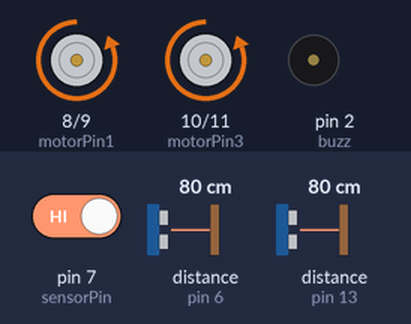
Simulated run of this sketch. Board: Arduino Uno, built with avr-gcc and run on an emulated ATmega328P. Shown: motor-driver pin pairs drawn as motors (green arrow = first pin HIGH = forward, orange = second pin HIGH = backward, longer = more drive), buzzer (waves = sounding, pin HIGH). Wiring (inferred from the names in the program): 2 × ultrasonic range finder: trigger pin 5, echo pin 6 / trigger pin 12, echo pin 13. The inputs (shaded band) are chosen by the test bench; at power-on: distance to the obstacle (sensors on pin 6, pin 13) 80 cm, pin 7 (sensorPin) HIGH. The echo pulse lasts 58.3 µs per cm; pins used as bus, display or sensor lines are not drawn; what the sketch prints to the serial monitor is not drawn.

Above: at 5.3 s.
5.4 s: distance to the obstacle (sensor on pin 6) set to 19 cm
At 12.1 s:
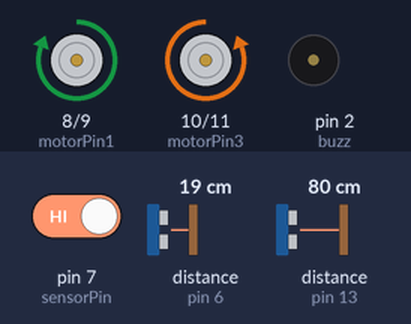
15.1 s: distance to the obstacle (sensor on pin 6) set to 15 cm
At 19.3 s:
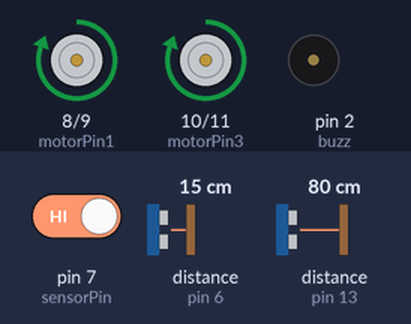
25.0 s: distance to the obstacle (sensor on pin 13) set to 20 cm
30.4 s: distance to the obstacle (sensor on pin 13) set to 16 cm
At 32.6 s:
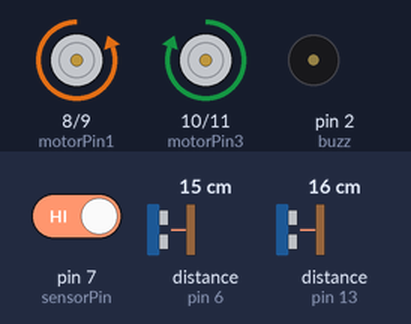
Timing chart, 0 to 36.4 s (numbered marks = the images above; inputs shaded):
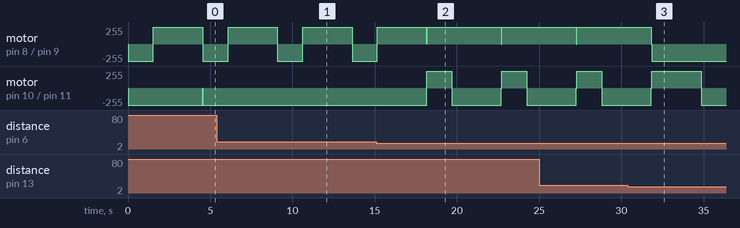

The sketch:

Rectify.ino
```cpp
#define trigPinl 12
#define echoPinl 13
#define trigPinr 5
#define echoPinr 6
#define buzz 2

const int motorPin1  = 8;  // Pin 14 of L293
const int motorPin2  = 9;  // Pin 10 of L293
//Motor B
const int motorPin3  = 10; // Pin  7 of L293
const int motorPin4  = 11;  // Pin  2 of L293

int c;
const int sensorPin = 7;    //IR sensor
const int sensorPin1 = 4;    //IR Diagonal
const int sensorPin2 = 3;    //IR Diagonal

int value = 0,start,finish;

String temp="";

String s = "kkkkkkkkkkkkkkkkkkkkkkkkkkkkkk";

void fstop()
{
    digitalWrite(motorPin1, LOW);
    digitalWrite(motorPin2, LOW);
    digitalWrite(motorPin3, LOW);
    digitalWrite(motorPin4, LOW);
    //delay(5000);
}

void rright()
{
    digitalWrite(motorPin1, HIGH);
    digitalWrite(motorPin2, LOW);
    digitalWrite(motorPin3, HIGH);
    digitalWrite(motorPin4, LOW);
    delay(1530);
    ffront();
    fstop();
}

void bright(int d)
{
    //mback();
    //fstop();
    mback();
    fstop();
    digitalWrite(motorPin1, HIGH);
    digitalWrite(motorPin2, LOW);
    digitalWrite(motorPin3, HIGH);
    digitalWrite(motorPin4, LOW);
    delay(1530);
    //fback();
    //fstop();
    //mback();
    //fstop();
    //rectify();
    //fstop();
    //mfront();
    fstop();
}

void rleft()
{
    digitalWrite(motorPin1, LOW);
    digitalWrite(motorPin2, HIGH);
    digitalWrite(motorPin3, LOW);
    digitalWrite(motorPin4, HIGH);
    delay(1530);
    ffront();
    fstop();
}

void bleft(int d)
{
    //mback();
    //fstop();
    mback();
    fstop();
    digitalWrite(motorPin1, LOW);
    digitalWrite(motorPin2, HIGH);
    digitalWrite(motorPin3, LOW);
    digitalWrite(motorPin4, HIGH);
    delay(15230);
    //fback();
    //fstop();
    //mback();
    //fstop();
    //rectify();
    //fstop();
    //mfront();
    fstop();
}

void mback()
{
    digitalWrite(motorPin1, LOW);
    digitalWrite(motorPin2, HIGH);
    digitalWrite(motorPin3, HIGH);
    digitalWrite(motorPin4, LOW);
    delay(3020);
    fstop();
}

void mback(int d)
{
    digitalWrite(motorPin1, LOW);
    digitalWrite(motorPin2, HIGH);
    digitalWrite(motorPin3, HIGH);
    digitalWrite(motorPin4, LOW);
    delay(d/3+1160);
    fstop();
}

void fback()
{
    digitalWrite(motorPin1, LOW);
    digitalWrite(motorPin2, HIGH);
    digitalWrite(motorPin3, HIGH);
    digitalWrite(motorPin4, LOW);
    delay(2500);
    fstop();
}

void mfront()
{
    digitalWrite(motorPin1, HIGH);
    digitalWrite(motorPin2, LOW);
    digitalWrite(motorPin3, LOW);
    digitalWrite(motorPin4, HIGH);
    delay(3020);
    fstop();
}

void mfront(int d)
{
    digitalWrite(motorPin1, HIGH);
    digitalWrite(motorPin2, LOW);
    digitalWrite(motorPin3, LOW);
    digitalWrite(motorPin4, HIGH);
    delay(d+1150);
    fstop();
}

void ffront()
{
    digitalWrite(motorPin1, HIGH);
    digitalWrite(motorPin2, LOW);
    digitalWrite(motorPin3, LOW);
    digitalWrite(motorPin4, HIGH);
    delay(3000);
    fstop();
}

bool sfront()
{
  int value = digitalRead(sensorPin);
  //Serial.println(value);

  if(value==0)
  return true;
  else
  return false;
}

bool sdial()
{
  int value = digitalRead(sensorPin1);

  if(value==0)
  return true;
  else
  return false;
}


bool sdiar()
{
  int value = digitalRead(sensorPin2);

  if(value==0)
  return true;
  else
  return false;
}

bool sleft()
{
  long duration, distance;
  digitalWrite(trigPinl, LOW);
  delayMicroseconds(2);
  digitalWrite(trigPinl, HIGH);
  delayMicroseconds(10);
  digitalWrite(trigPinl, LOW);
  duration = pulseIn(echoPinl, HIGH);
  distance = (duration/2) / 29.1;

  Serial.println("L " + distance);

  if (distance <= 17){
    return false;
  }
  else {
    return true;
  }
}

bool sright()//Set diff pin nmber
{
  long duration, distance;
  digitalWrite(trigPinr, LOW);
  delayMicroseconds(2);
  digitalWrite(trigPinr, HIGH);
  delayMicroseconds(10);
  digitalWrite(trigPinr, LOW);
  duration = pulseIn(echoPinr, HIGH);
  distance = (duration/2) / 29.1;

  Serial.println("R " + distance);

  if (distance <= 17){
    return false;
  }
  else {
    return true;
  }
}

/*
void rectifyb()
{
  //bool flag = true;
  long d1, t1;
  long d, t;
    while(t!=t1)
    {

    bool flag = true;

    digitalWrite(trigPinl, LOW);
    delayMicroseconds(2);
    digitalWrite(trigPinl, HIGH);
    delayMicroseconds(10);
    digitalWrite(trigPinl, LOW);
    d = pulseIn(echoPinl, HIGH);
    t = (d/2) / 29.1;


   digitalWrite(trigPinr, LOW);
   delayMicroseconds(2);
   digitalWrite(trigPinr, HIGH);
   delayMicroseconds(10);
   digitalWrite(trigPinr, LOW);
   d1 = pulseIn(echoPinr, HIGH);
    t1 = (d1/2) / 29.1;

    Serial.println(t);
    Serial.println(t1);


      if(t<t1)
      {
       digitalWrite(motorPin1, LOW);
       digitalWrite(motorPin2, HIGH);
       digitalWrite(motorPin3, LOW);
       digitalWrite(motorPin4, LOW);
       delay(120);
        fstop();
      }
      else if(t>t1)
      {
       //make the left motor on for some specific delay() ...
       digitalWrite(motorPin1, LOW);
       digitalWrite(motorPin2, LOW);
       digitalWrite(motorPin3, HIGH);
       digitalWrite(motorPin4, LOW);
       delay(120);
        fstop();
     }

     //put end condition here ...
     /*if(sleft() && sfront() && sright() && sdial() && sdiar())         //end condition here ...
     {
      s=t;
      s+='3';
      fstop();
      break;
     }


     while((t==t1 )&& flag)
     {
      if(sleft() && sfront() && sright() && sdial() && sdiar())         //end condition here ...
      {
        s=t;
        s+='3';
        fstop();
        flag = false;
      }
      if(sdiar())
      {
        digitalWrite(motorPin1, LOW);
       digitalWrite(motorPin2, HIGH);
       digitalWrite(motorPin3, LOW);
       digitalWrite(motorPin4, HIGH);
       delay(120);
        fstop();
      }
      else if(sdial())
      {
        digitalWrite(motorPin1, HIGH);
       digitalWrite(motorPin2, LOW);
       digitalWrite(motorPin3, HIGH);
       digitalWrite(motorPin4, LOW);
       delay(120);
        fstop();
      }
      else if(!sdial() && !sdiar())
      {
        flag = false;
      }
     }

    }
}
*/

/*
void rectify()
{
  //bool flag = true;
  long d1, t1;
  long d, t;
    while(t!=t1)
    {

    bool flag = true;

    digitalWrite(trigPinl, LOW);
    delayMicroseconds(2);
    digitalWrite(trigPinl, HIGH);
    delayMicroseconds(10);
    digitalWrite(trigPinl, LOW);
    d = pulseIn(echoPinl, HIGH);
    t = (d/2) / 29.1;


   digitalWrite(trigPinr, LOW);
   delayMicroseconds(2);
   digitalWrite(trigPinr, HIGH);
   delayMicroseconds(10);
   digitalWrite(trigPinr, LOW);
   d1 = pulseIn(echoPinr, HIGH);
    t1 = (d1/2) / 29.1;

    Serial.println(t);
    Serial.println(t1);


      if(t>t1&&!sright())
      {
       digitalWrite(motorPin1, HIGH);
       digitalWrite(motorPin2, LOW);
       digitalWrite(motorPin3, HIGH);
       digitalWrite(motorPin4, LOW);
       delay(120);
        fstop();
      }
      else if(t<t1&&!sleft())
      {
       //make the left motor on for some specific delay() ...
       digitalWrite(motorPin1, LOW);
       digitalWrite(motorPin2, HIGH);
       digitalWrite(motorPin3, LOW);
       digitalWrite(motorPin4, HIGH);
       delay(120);
        fstop();
     }

     //put end condition here ...

      if(sdial())
      {
       digitalWrite(motorPin1, HIGH);
       digitalWrite(motorPin2, LOW);
       digitalWrite(motorPin3, LOW);
       digitalWrite(motorPin4, LOW);
       delay(120);
        fstop();
      }
      else if(sdiar())
      {
       digitalWrite(motorPin1, LOW);
       digitalWrite(motorPin2, LOW);
       digitalWrite(motorPin3, LOW);
       digitalWrite(motorPin4, HIGH);
       delay(120);
        fstop();
      }
      else if(!sdial() && !sdiar())
      {
        flag = false;
      }
     }

    }
}
*/

int rectify()
{
  start=millis();
  //bool flag = true;
  long d1, t1;
  long d, t;
    while(t!=t1)
    {

    bool flag = true;

    digitalWrite(trigPinl, LOW);
    delayMicroseconds(2);
    digitalWrite(trigPinl, HIGH);
    delayMicroseconds(10);
    digitalWrite(trigPinl, LOW);
    d = pulseIn(echoPinl, HIGH);
    t = (d/2) / 29.1;


   digitalWrite(trigPinr, LOW);
   delayMicroseconds(2);
   digitalWrite(trigPinr, HIGH);
   delayMicroseconds(10);
   digitalWrite(trigPinr, LOW);
   d1 = pulseIn(echoPinr, HIGH);
    t1 = (d1/2) / 29.1;

    Serial.println(t);
    Serial.println(t1);


      if(t>t1)
      {
       digitalWrite(motorPin1, HIGH);
       digitalWrite(motorPin2, LOW);
       digitalWrite(motorPin3, HIGH);
       digitalWrite(motorPin4, LOW);
       delay(120);
        fstop();
      }
      else if(t<t1)
      {
       //make the left motor on for some specific delay() ...
       digitalWrite(motorPin1, LOW);
       digitalWrite(motorPin2, HIGH);
       digitalWrite(motorPin3, LOW);
       digitalWrite(motorPin4, HIGH);
       delay(120);
        fstop();
     }

     //put end condition here ...
     if(sleft() && sfront() && sright() && sdial() && sdiar())         //end condition here ...
     {
      s=t;
      s+='3';
      fstop();
      break;
     }


     while((t==t1 )&& flag)
     {
      if(sleft() && sfront() && sright() && sdial() && sdiar())         //end condition here ...
      {
        s=t;
        s+='3';
        fstop();
        flag = false;
      }
      else if(sdial() && !sright())
      {
       digitalWrite(motorPin1, HIGH);
       digitalWrite(motorPin2, LOW);
       digitalWrite(motorPin3, LOW);
       digitalWrite(motorPin4, LOW);
       delay(120);
        fstop();
      }
      else if(sdiar() && !sleft())
      {
       digitalWrite(motorPin1, LOW);
       digitalWrite(motorPin2, LOW);
       digitalWrite(motorPin3, LOW);
       digitalWrite(motorPin4, HIGH);
       delay(120);
        fstop();
      }
      else if(!sdial() && !sdiar())
      {
        flag = false;
      }
     }

    }
    finish = millis();
    return 0;
}

/*
void backtrack(String s)
{
    int i=s.length()-1;
  while(i>=0)
  {
    if(s[i]=='3')
    {
      mback();
      fstop();
    }
    else if(s[i]=='4')
    {
      bright();
      fstop();
    }
    else if(s[i]=='2')
    {
      bleft();
      fstop();
    }
    else
      Serial.println("BG");
    i--;
  }

  fstop();

}     */

void traverse(String t,int c)
{
  //FOR GOAL CONDITION

  Serial.println(t);

  bool hit=false;
  if(sleft() && sfront() && sright() && sdial() && sdiar())         //end condition here ...
  {
   s=t;
   s+='3';
   fstop();
   tone(buzz,2000);
   delay(1000);
   noTone(buzz);
   //hit=true;
   //back(ch);
   //mback();
   return;
  }

  if(t.length()>=s.length())      //preventing redundant cases ...
  {
   //back(ch);
   return;
  }

  if(sright())                   //checking for left using sonar sensor
  {
    fstop();
    rleft();
    fstop();
    //if(!sleft())
    //c=rectify();
    fstop();
    traverse(t+"4",0);
    fstop();
    bright(0);
    fstop();
  }
  if(sfront())                 //checking for right using the IR sensor
  {
    fstop();
    mfront();
    fstop();
    traverse(t+"3",0);
    fstop();
    mback();
    fstop();
  }

  if(sleft())                //checking for right using the sonar sensor
  {
    fstop();
    rright();
    fstop();
    //if(!sright())
    //c=rectify();
    fstop();
    traverse(t+"2",0);
    fstop();
    bleft(0);
    fstop();
  }

}

int follow(String s)
{
  int i=0;
  while(s[i])
  {
    if(s[i]=='3')
      mfront();
    else if(s[i]=='4')
      rleft();
    else if(s[i]=='2')
      rright();
    else
      Serial.println("BG");
    i++;
  }

  return 1;
}

void setup()
{
  Serial.begin(9600);
  pinMode(sensorPin,INPUT);
  pinMode(sensorPin1,INPUT);
  pinMode(sensorPin2,INPUT);

  pinMode(trigPinl, OUTPUT);
  pinMode(echoPinl, INPUT);

  pinMode(trigPinr, OUTPUT);
  pinMode(echoPinr, INPUT);

  pinMode(motorPin1, OUTPUT);
  pinMode(motorPin2, OUTPUT);
  pinMode(motorPin3, OUTPUT);
  pinMode(motorPin4, OUTPUT);
  pinMode(buzz,OUTPUT);

  //rleft();
  //mback();
  //bright();

  traverse(temp,0);


  //rectify();
  //mfront();
  //mfront();
  //mfront();

  //rleft();*/
  fstop();

  follow(s);

  //backtrack(s);
}

void loop()
{
  //int i=0;
  //s="343423"
  //char ch;
  //s=traverse(s,temp,ch);

  //Serial.println(s);

  /*while(s[i])
  {
    if(s[i]=='3')
      mfront();
    else if(s[i]=='4')
      rleft();
    else if(s[i]=='2')
      rright();
    else
      Serial.println("BG");
    i++;
  }*/
  //fstop();
  //delay(2000);
  //backtrack(s);

}
```

Measured:
- the behaviour switches between 18 and 17 cm on distance to the obstacle (sensor on pin 6) (found by bisection; images 1 and 2)
- the behaviour switches between 19 and 18 cm on distance to the obstacle (sensor on pin 13) (found by bisection; images 2 and 3)
- after the input at 5.4 s, motor on pin 10 (motorPin3) / pin 11 (motorPin4): stops changing and stays backward 255/255
- after the input at 15.1 s, motor on pin 10 (motorPin3) / pin 11 (motorPin4): alternates forward 255/255 for 1.5 s and backward 255/255 for 3.0 s, starting after 3.1 s
